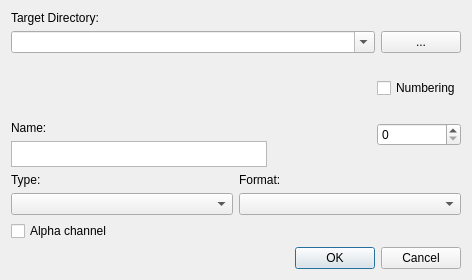
<?xml version="1.0" encoding="UTF-8"?>
<ui version="4.0">
 <class>SaveAs</class>
 <widget class="QDialog" name="SaveAs">
  <property name="geometry">
   <rect>
    <x>0</x>
    <y>0</y>
    <width>472</width>
    <height>280</height>
   </rect>
  </property>
  <property name="windowTitle">
   <string>Dialog</string>
  </property>
  <layout class="QVBoxLayout" name="verticalLayout_6">
   <item>
    <layout class="QVBoxLayout" name="verticalLayout_3">
     <item>
      <widget class="QLabel" name="label_2">
       <property name="text">
        <string>Target Directory:</string>
       </property>
      </widget>
     </item>
     <item>
      <layout class="QHBoxLayout" name="horizontalLayout_5">
       <item>
        <widget class="QComboBox" name="directory_2">
         <property name="editable">
          <bool>true</bool>
         </property>
        </widget>
       </item>
       <item>
        <widget class="QPushButton" name="chooseDirectory_5">
         <property name="sizePolicy">
          <sizepolicy hsizetype="Maximum" vsizetype="Fixed">
           <horstretch>0</horstretch>
           <verstretch>0</verstretch>
          </sizepolicy>
         </property>
         <property name="text">
          <string>...</string>
         </property>
        </widget>
       </item>
      </layout>
     </item>
    </layout>
   </item>
   <item>
    <layout class="QHBoxLayout" name="horizontalLayout_2">
     <item>
      <layout class="QVBoxLayout" name="verticalLayout_2">
       <item>
        <spacer name="verticalSpacer">
         <property name="orientation">
          <enum>Qt::Vertical</enum>
         </property>
         <property name="sizeHint" stdset="0">
          <size>
           <width>20</width>
           <height>40</height>
          </size>
         </property>
        </spacer>
       </item>
       <item>
        <widget class="QLabel" name="label_5">
         <property name="text">
          <string>Name:</string>
         </property>
        </widget>
       </item>
       <item>
        <widget class="QTextEdit" name="lineEdit">
         <property name="sizePolicy">
          <sizepolicy hsizetype="Expanding" vsizetype="Maximum">
           <horstretch>0</horstretch>
           <verstretch>0</verstretch>
          </sizepolicy>
         </property>
         <property name="maximumSize">
          <size>
           <width>16777215</width>
           <height>26</height>
          </size>
         </property>
        </widget>
       </item>
      </layout>
     </item>
     <item>
      <spacer name="horizontalSpacer">
       <property name="orientation">
        <enum>Qt::Horizontal</enum>
       </property>
       <property name="sizeHint" stdset="0">
        <size>
         <width>40</width>
         <height>20</height>
        </size>
       </property>
      </spacer>
     </item>
     <item>
      <layout class="QVBoxLayout" name="verticalLayout_7">
       <item>
        <widget class="QCheckBox" name="checkBox">
         <property name="text">
          <string>Numbering</string>
         </property>
        </widget>
       </item>
       <item>
         <widget class="QSpinBox" name="startNumber">
	 <property name="maximum">
          <number>999999</number>
         </property>
       </widget>
       </item>
      </layout>
     </item>
    </layout>
   </item>
   <item>
    <layout class="QVBoxLayout" name="verticalLayout_5">
     <item>
      <layout class="QHBoxLayout" name="horizontalLayout_3">
       <item>
        <layout class="QVBoxLayout" name="verticalLayout">
         <item>
          <widget class="QLabel" name="label_3">
           <property name="text">
            <string>Type:</string>
           </property>
          </widget>
         </item>
         <item>
          <widget class="QComboBox" name="comboBox"/>
         </item>
        </layout>
       </item>
       <item>
        <layout class="QVBoxLayout" name="verticalLayout_4">
         <item>
          <widget class="QLabel" name="label_4">
           <property name="text">
            <string>Format:</string>
           </property>
          </widget>
         </item>
         <item>
          <widget class="QComboBox" name="comboBox_2"/>
         </item>
        </layout>
       </item>
      </layout>
     </item>
     <item>
      <widget class="QCheckBox" name="checkBox_2">
       <property name="text">
        <string>Alpha channel</string>
       </property>
      </widget>
     </item>
    </layout>
   </item>
   <item>
    <widget class="QDialogButtonBox" name="buttonBox">
     <property name="orientation">
      <enum>Qt::Horizontal</enum>
     </property>
     <property name="standardButtons">
      <set>QDialogButtonBox::Cancel|QDialogButtonBox::Ok</set>
     </property>
    </widget>
   </item>
  </layout>
 </widget>
 <resources/>
 <connections>
  <connection>
   <sender>buttonBox</sender>
   <signal>accepted()</signal>
   <receiver>SaveAs</receiver>
   <slot>accept()</slot>
   <hints>
    <hint type="sourcelabel">
     <x>248</x>
     <y>254</y>
    </hint>
    <hint type="destinationlabel">
     <x>157</x>
     <y>274</y>
    </hint>
   </hints>
  </connection>
  <connection>
   <sender>buttonBox</sender>
   <signal>rejected()</signal>
   <receiver>SaveAs</receiver>
   <slot>reject()</slot>
   <hints>
    <hint type="sourcelabel">
     <x>316</x>
     <y>260</y>
    </hint>
    <hint type="destinationlabel">
     <x>286</x>
     <y>274</y>
    </hint>
   </hints>
  </connection>
 </connections>
</ui>
